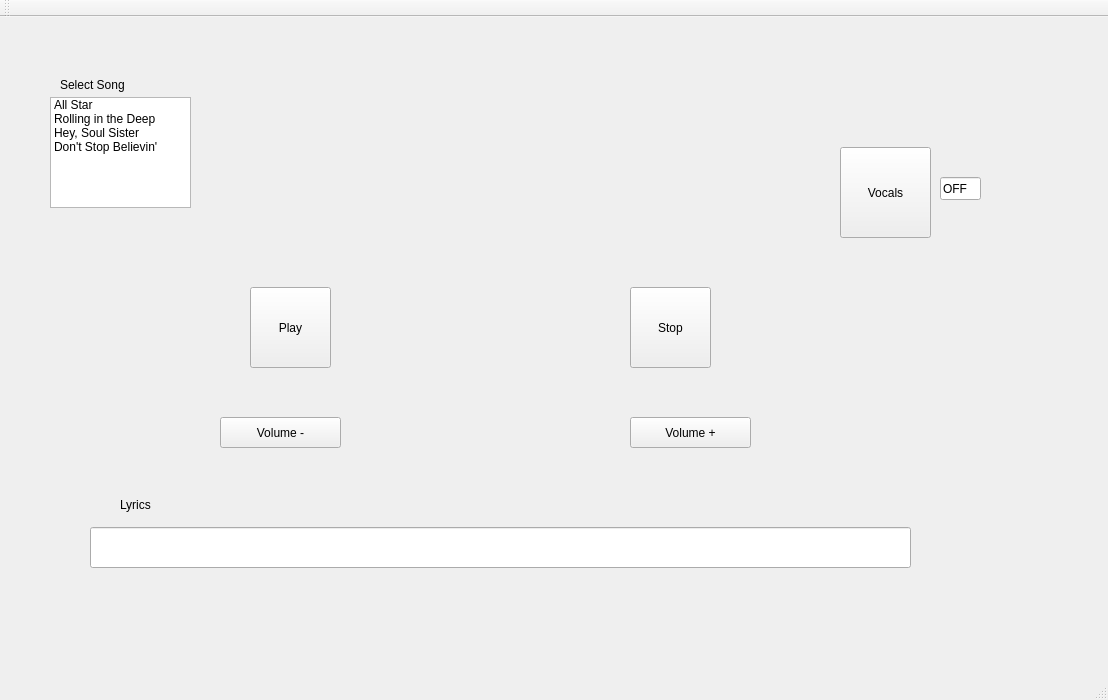
<?xml version="1.0" encoding="UTF-8"?>
<ui version="4.0">
 <class>MainWindow</class>
 <widget class="QMainWindow" name="MainWindow">
  <property name="geometry">
   <rect>
    <x>0</x>
    <y>0</y>
    <width>1108</width>
    <height>700</height>
   </rect>
  </property>
  <property name="windowTitle">
   <string>MainWindow</string>
  </property>
  <widget class="QWidget" name="centralWidget">
   <widget class="QListWidget" name="listWidget">
    <property name="geometry">
     <rect>
      <x>50</x>
      <y>80</y>
      <width>141</width>
      <height>111</height>
     </rect>
    </property>
    <item>
     <property name="text">
      <string>All Star</string>
     </property>
    </item>
    <item>
     <property name="text">
      <string>Rolling in the Deep</string>
     </property>
    </item>
    <item>
     <property name="text">
      <string>Hey, Soul Sister</string>
     </property>
    </item>
    <item>
     <property name="text">
      <string>Don't Stop Believin'</string>
     </property>
    </item>
   </widget>
   <widget class="QPushButton" name="pushButton_1">
    <property name="geometry">
     <rect>
      <x>630</x>
      <y>270</y>
      <width>81</width>
      <height>81</height>
     </rect>
    </property>
    <property name="text">
     <string>Stop</string>
    </property>
   </widget>
   <widget class="QPushButton" name="pushButton_2">
    <property name="geometry">
     <rect>
      <x>250</x>
      <y>270</y>
      <width>81</width>
      <height>81</height>
     </rect>
    </property>
    <property name="text">
     <string>Play</string>
    </property>
   </widget>
   <widget class="QPushButton" name="pushButton_3">
    <property name="geometry">
     <rect>
      <x>220</x>
      <y>400</y>
      <width>121</width>
      <height>31</height>
     </rect>
    </property>
    <property name="text">
     <string>Volume -</string>
    </property>
   </widget>
   <widget class="QPushButton" name="pushButton_4">
    <property name="geometry">
     <rect>
      <x>630</x>
      <y>400</y>
      <width>121</width>
      <height>31</height>
     </rect>
    </property>
    <property name="text">
     <string>Volume +</string>
    </property>
   </widget>
   <widget class="QLineEdit" name="lineEdit">
    <property name="geometry">
     <rect>
      <x>90</x>
      <y>510</y>
      <width>821</width>
      <height>41</height>
     </rect>
    </property>
   </widget>
   <widget class="QLabel" name="label">
    <property name="geometry">
     <rect>
      <x>120</x>
      <y>480</y>
      <width>57</width>
      <height>15</height>
     </rect>
    </property>
    <property name="text">
     <string>Lyrics</string>
    </property>
   </widget>
   <widget class="QLabel" name="label_2">
    <property name="geometry">
     <rect>
      <x>60</x>
      <y>60</y>
      <width>91</width>
      <height>16</height>
     </rect>
    </property>
    <property name="text">
     <string>Select Song</string>
    </property>
   </widget>
   <widget class="QPushButton" name="pushButton">
    <property name="geometry">
     <rect>
      <x>840</x>
      <y>130</y>
      <width>91</width>
      <height>91</height>
     </rect>
    </property>
    <property name="text">
     <string>Vocals</string>
    </property>
   </widget>
   <widget class="QLineEdit" name="lineEdit_2">
    <property name="geometry">
     <rect>
      <x>940</x>
      <y>160</y>
      <width>41</width>
      <height>23</height>
     </rect>
    </property>
    <property name="text">
     <string>OFF</string>
    </property>
   </widget>
  </widget>
  <widget class="QMenuBar" name="menuBar">
   <property name="geometry">
    <rect>
     <x>0</x>
     <y>0</y>
     <width>1108</width>
     <height>20</height>
    </rect>
   </property>
  </widget>
  <widget class="QToolBar" name="mainToolBar">
   <attribute name="toolBarArea">
    <enum>TopToolBarArea</enum>
   </attribute>
   <attribute name="toolBarBreak">
    <bool>false</bool>
   </attribute>
  </widget>
  <widget class="QStatusBar" name="statusBar"/>
 </widget>
 <layoutdefault spacing="6" margin="11"/>
 <resources/>
 <connections/>
</ui>
